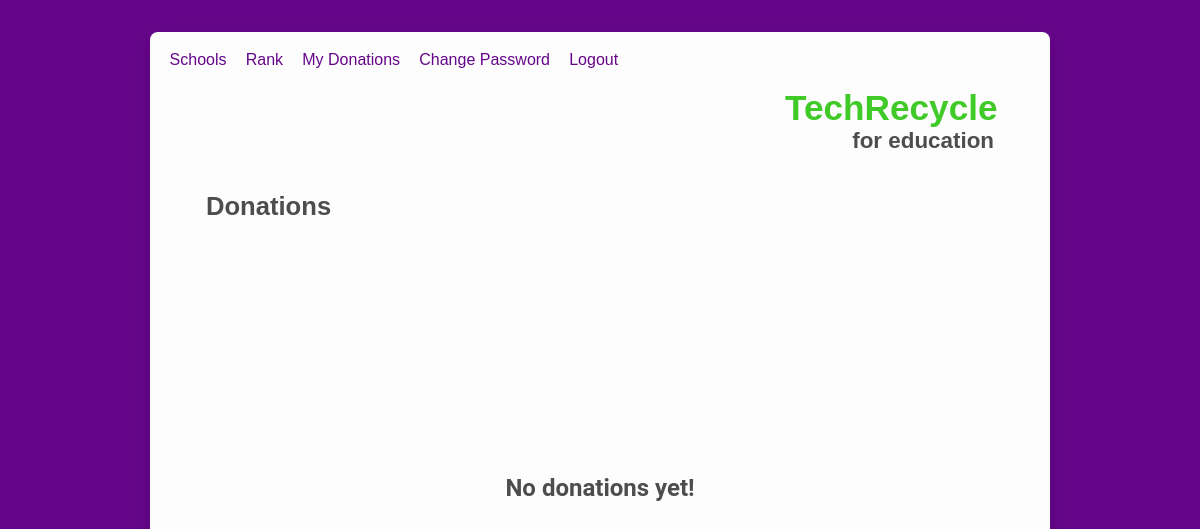
Before: /school_page (signed in) with the older database file.
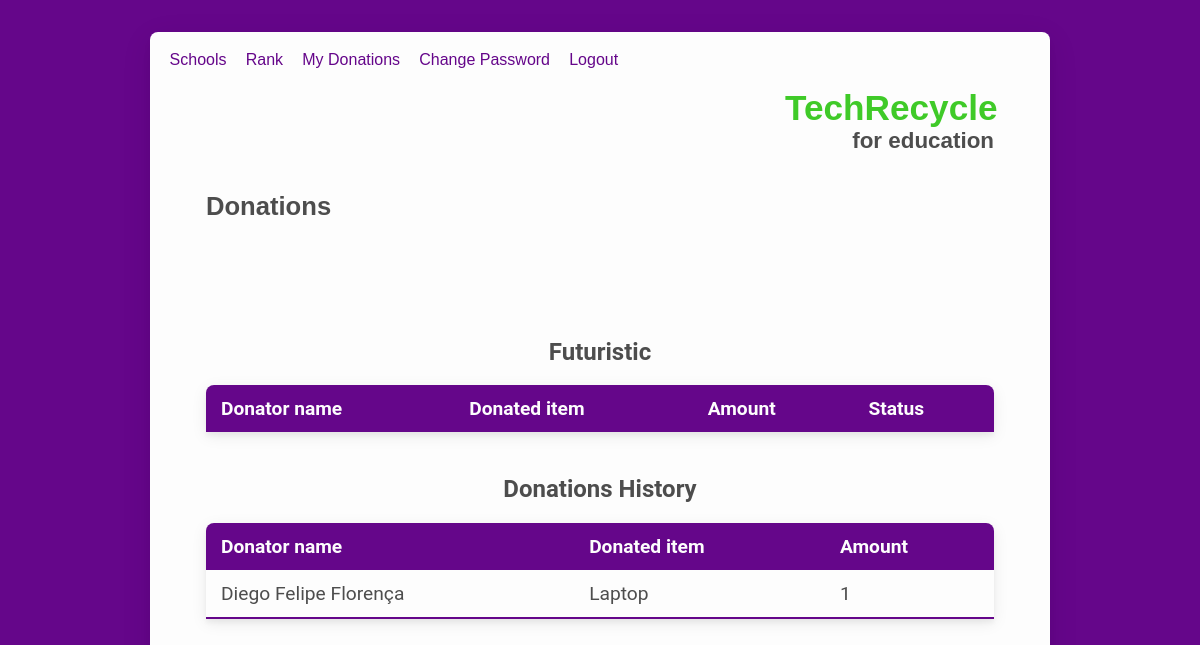
After: the same page with the newer database file.
### tables this page shows
CREATE TABLE "schools" (
	"id"	INTEGER,
	"name"	VARCHAR(255),
	"address"	VARCHAR(255),
	"city"	VARCHAR(255),
	"state"	VARCHAR(255),
	"country"	VARCHAR(255),
	"phone"	VARCHAR(20),
	"email"	VARCHAR(255),
	"password"	VARCHAR(255),
	"latitude"	Decimal(8, 6),
	"longitude"	Decimal(9, 6),
	"photo"	VARCHAR(255),
	PRIMARY KEY("id")
);

CREATE TABLE "donations" (
	"id"	INTEGER,
	"user_id"	VARCHAR(255),
	"school_id"	VARCHAR(255),
	"item_id"	VARCHAR(255),
	"amount"	VARCHAR(255),
	"received"	INTEGER,
	PRIMARY KEY("id")
);

CREATE TABLE 'users' ( 'id' INTEGER PRIMARY KEY, 'name' VARCHAR(255), 'email' VARCHAR(255), 'password' VARCHAR(255), 'photo' VARCHAR(255) );

CREATE TABLE 'items' ( 'id' INTEGER PRIMARY KEY, 'name' VARCHAR(255), 'description' VARCHAR(255), 'icon' VARCHAR(255), 'scores' INTEGER );

### app.py (the view)
@app.route('/school_page')
def schoolPage():
    if 'userId' in session:
        schoolId = session['userId']
        con = sql.connect(DATABASE)
        con.row_factory = sql.Row
        cursor = con.cursor()
        itemId = request.args.get('id')
        if itemId:
            cursor.execute(
                'UPDATE `donations` SET `received` = 1 WHERE id = ?', [itemId])
            con.commit()
        cursor.execute(
            'SELECT donations.id, donations.amount, donations.received, users.name AS user, items.name AS item, items.scores, schools.name AS school FROM `donations` INNER JOIN `schools` ON schools.id = donations.school_id INNER JOIN `items` ON items.id = donations.item_id INNER JOIN `users` ON users.id = donations.user_id WHERE donations.school_id=?', [schoolId])
        donations = cursor.fetchall()
        return render_template('school_page.html', donations=donations)
    else:
        return redirect('/login')

### templates/school_page.html (shortened to what this page needs)
{% extends "layout.html" %} {% block pageTitle %} Donations {% endblock %} {%
block content %} {% if not donations %}
<h2 class="center marg-t">No donations yet!</h2>
{% else %}
<h2 class="center marg-t">{{ donations[0]['school'] }}</h2>
<table class="styled-table">
  <thead>
    <td>Donator name</td>
    <td>Donated item</td>
    <td>Amount</td>
    <td colspan="2">Status</td>
  </thead>
</table>
<h2 class="center marg-t">Donations History</h2>
<table class="styled-table">
  <thead>
    <td>Donator name</td>
    <td>Donated item</td>
    <td>Amount</td>
  </thead>
  {% for donation in donations %} {% if donation['received'] == 1 %}
  <tr>
    <td>{{ donation['user'] }}</td>
    <td>{{ donation['item'] }}</td>
    <td>{{ donation['amount'] }}</td>
  </tr>
  {% endif %} {% endfor %}
</table>
{% endif %} {% endblock%}

Changed rows visible on the page:
added schools: name "Futuristic"
now on this page (row edited): donations: user "Diego Felipe Florença", item "Laptop", amount "1"
Other visible differences:
text no longer shown: "No donations yet!"
text now shown: "Donator name Donated item Amount Status Donations History Donator name Donated item Amount"
